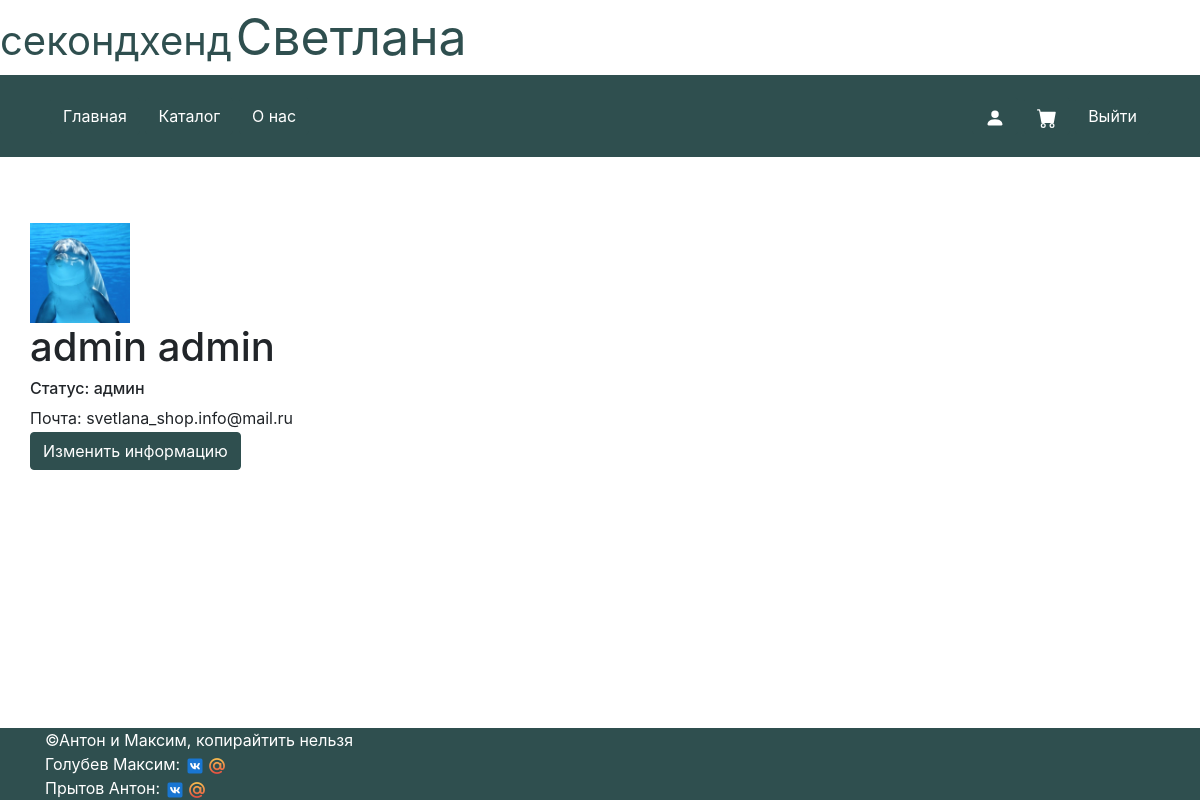
/account (signed in), run on the app's committed database.
### data/users.py (models this page shows)
class User(SqlAlchemyBase, UserMixin):
    __tablename__ = 'users'
    id = sql.Column(sql.Integer, primary_key=True, autoincrement=True)
    surname = sql.Column(sql.String)
    name = sql.Column(sql.String)
    sex = sql.Column(sql.String, nullable=True)
    status = sql.Column(sql.String, default='user')
    address = sql.Column(sql.String, nullable=True)
    email = sql.Column(sql.String, index=True)
    phone = sql.Column(sql.Integer, index=True, nullable=True)
    login = sql.Column(sql.String)
    password = sql.Column(sql.String)
    image = sql.Column(sql.String, default=f'/static/images/pictures/null{randint(1, 5)}.jpg')
    created_date = sql.Column(sql.DateTime, default=datetime.datetime.now)

### main.py (the view)
@app.route('/account')
def account():
    params = {}
    params['title'] = 'Аккаунт'
    return render_template('account.html', **params)

### data/db_session.py (called while the page is built)
def create_session() -> Session:
    global __factory
    return __factory()

### main.py (called while the page is built)
@login_manager.user_loader
def load_user(user_id):
    db_sess = db_session.create_session()
    return db_sess.query(User).get(user_id)

### templates/account.html (shortened to what this page needs)
{% extends "base.html" %}
{% block content %}
	<img src={{ current_user.image }} width="100px" height="100px" class="ava"></img>
	<h1>{{current_user.surname}} {{current_user.name}}</h1>
	{% if current_user.status == 'admin' %}
		<h6>Статус: админ</h6>
	{% endif %}
	{% if current_user.email %}
	<div>
		Почта: {{ current_user.email }}
	</div>
	{% endif %}
	<a class="btn btn-primary" href="/edit_user">Изменить информацию</a>
{% endblock %}

### static/style.css (style rules this page uses)
:root { --color1: #2F4F4F; --color2: #DCDCDC; --bg-color: white; --danger-color1: red; --danger-color2: pink; }
.btn-primary { background-color: var(--color1); color: var(--bg-color); border-color: var(--color1); margin: 2px 0px; }
.ava { object-fit: cover; width: 100px; height: 100px; }

### data on the page
User: image (picture), surname "admin", name "admin", email "svetlana_shop.info@mail.ru"
